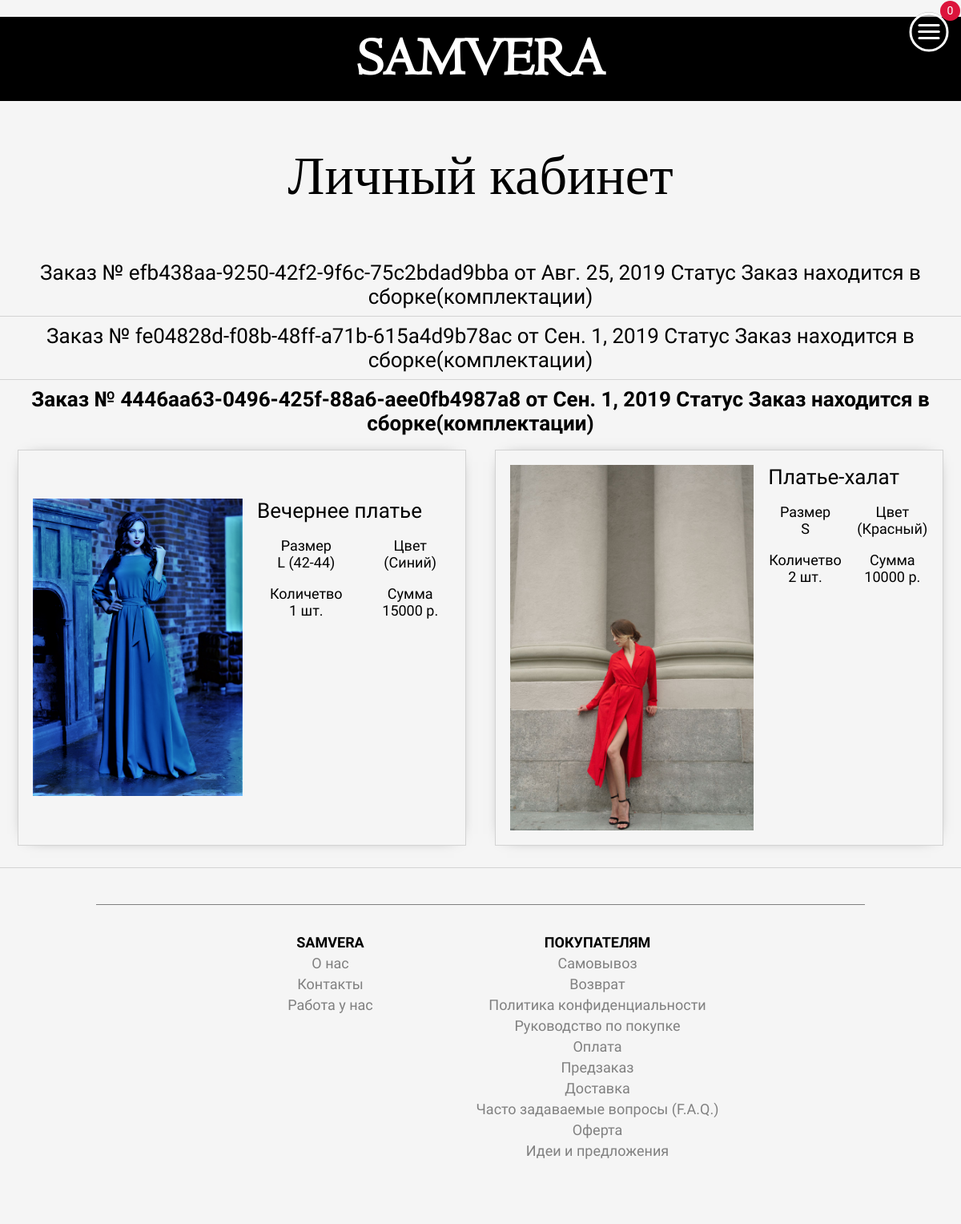
The page /kabinet/ (signed in) on the database its author committed.
### app/models.py (models this page shows, shortened)
class Orders(models.Model):
    client = models.ForeignKey(User, on_delete=models.CASCADE, related_name='orders')
    status = models.ForeignKey(StatusOrder, on_delete=models.DO_NOTHING)
    namber = models.UUIDField(default=uuid.uuid4)
    date_create = models.DateField("Дата создания заявки", auto_now_add=True)
    class Meta:
        verbose_name = "Заявка клиента"
        verbose_name_plural = "Заявки клиентов"

class StatusOrder(models.Model):
    kod = models.PositiveIntegerField("Код статуса", unique=True)
    text = models.TextField("Текстовое представление статуса")
    def __str__(self):
        return self.text

class OrderTovaryVariaciya(models.Model):
    ordertovar = models.ForeignKey(OrderTovary, on_delete=models.CASCADE, related_name="variacii")
    variaciya = models.ForeignKey('Variaciya', on_delete=models.DO_NOTHING, related_name="in_orders")
    count = models.PositiveIntegerField("Количество товара")
    def summ(self):
        return str(self.count * self.variaciya.tovar.cost)+' р.'
    class Meta:
        verbose_name = "Вариация товара"
        verbose_name_plural = "Выриации товаров"

class Variaciya(models.Model):
    tovar = models.ForeignKey(Tovar, on_delete=models.CASCADE, related_name='variacii')
    article = models.UUIDField(default=uuid.uuid4)
    color = ColorField('Цвет материала', default='#FF0000')
    color_text = models.CharField("Название цвета", max_length=25, default='Красный')
    size = models.TextField("Размер", default="S")
    obmer = models.TextField("Обмеры")
    model = models.TextField("Параметры модели")
    kolvo = models.SmallIntegerField("Количество на складах", default=0)
    def colortile_korz(self):
        if self.color:
            from django.utils.safestring import mark_safe
            return mark_safe(u'<div id="color-{2}" data-var="{2}"><div style="background-color: {0};" class="color"></div> <small>({1})</small></div>'.format(self.color, self.color_text, self.id))
        return 'пусто'
    @property
    def random_image(self):
        g = Gallery.objects.filter(product=self)[:1]
        return g[0].image
    class Meta:
        verbose_name = "Вариация товара"
        verbose_name_plural = "Вариации товаров"

class Gallery(models.Model):
    image = models.ImageField(upload_to='gallery/')
    product = models.ForeignKey(Variaciya, on_delete=models.CASCADE, related_name="gallery")
    def image_img(self):
        if self.image:
            from django.utils.safestring import mark_safe
            return mark_safe(u'<a href="{0}" target="_blank"><img src="{0}" width="100"/></a>'.format(self.image.url))
        else:
            return '(Нет изображения)'
    image_img.short_description = 'Картинка'
    image_img.allow_tags = True

class OrderTovary(models.Model):
    order = models.ForeignKey(Orders, on_delete=models.CASCADE, related_name="tovary")
    tovar = models.ForeignKey('Tovar', on_delete=models.DO_NOTHING, related_name="in_orders")
    class Meta:
        verbose_name = "Товар Заказа"
        verbose_name_plural = "Товары заказов"

class Tovar(models.Model):
    kod = models.UUIDField(default=uuid.uuid1)
    title = models.CharField("Нозвание изделия", max_length=50)
    descr = models.TextField("Описание товара")
    uhod = models.TextField("Уход за изделием")
    sebestoimost = models.PositiveIntegerField("Себестоимость товара")
    cost = models.PositiveIntegerField("Цена для клиента", default=5000)
    data_create = models.DateField("Дата добавления товара", auto_now_add=True)
    hidden = models.BooleanField("Видимость для покупателя", help_text="Признак видимости товара на сайте", default=True)
    class Meta:
        verbose_name = "Изделие"
        verbose_name_plural = "Изделия"

### app/views/views.py (the view, shortened to what this page needs)
# urls.py: path('kabinet/', views.kabinet, name='kabinet'),
def kabinet(request):
    if request.user.is_authenticated:
        title = "Личный кабинет"
        message = "Посмотрите исторю своих покупок, а также статус текущих заказов."
        orders = models.Orders.objects.filter(client=request.user.id)
        page = 'app/account/lk.html'
        assert isinstance(request, HttpRequest)
        return render(
            request,
            page,
            {
                'title':title,
                'message':message,
                'orders':orders,
                'year':year(),
            }
        )

### app/auth.py (called while the page is built)
    def get_user(self, user_id):
        try:
            return User.objects.get(pk=user_id)
        except User.DoesNotExist:
            return None

### app/views/views.py (called while the page is built)
def year():
    return "2019 - " + str(datetime.now().year)

### app/templates/app/account/lk.html (shortened to what this page needs)
{% extends "app/layout.html" %}
{% load staticfiles %}
{% block css %}
    <link rel="stylesheet" type="text/css" href="{% static 'app/content/css/info/info.css' %}" />
    <link rel="stylesheet" type="text/css" href="{% static 'app/content/css/catalog/catalog.css' %}" />
{% endblock %}
{% block content %}
<div class="main_screen">
    <div class="main_conteiner">
        <div class="main_title text-title-dark">{{title}}</div>
    </div>
</div>
<div class="order-content">
{% if orders.count > 0 %}
    <section class="ac-container">
      {% for item in orders %}
	    <div>
		  <label for="ac-{{ forloop.counter }}">Заказ № {{item.namber}} от {{item.date_create}} Статус {{item.status}}</label>
		  <article>
            <div class="cells ">
              {% for t in item.tovary.all %}
                {% for v in t.variacii.all %}
                    <div class="cell">
                        <div class="image"><img src="/media/{{ v.variaciya.random_image }}" alt="{{t.tovar.title}}" /></div>
                        <div class="name">{{t.tovar.title}}</div>
                        <div class="size">Размер <br />{{v.variaciya.size}}</div>
                        <div class="clr">Цвет <br />{{v.variaciya.colortile_korz}}</div>
                        <div class="count">Количетво <br />{{v.count}} шт.</div>
                        <div class="summ">Сумма <br />{{v.summ}}</div>
                    </div>
                {% endfor %}
              {% endfor %}
            </div>
		    </article>
	    </div>
      {% endfor %}
    </section>
{% else %}
    <p>У Вас ещё нет заказов.</p>
    <p>Посетите наш <a href="/catalog/">каталог</a> и закажите себе понравившиеся вещи!</p>
{% endif %}
</div>
{% endblock %}

### app/static/app/content/css/main.css (style rules this page uses)
* { font-family: Philosopher; padding: 0; margin: 0; -moz-box-sizing: border-box; -webkit-box-sizing: border-box; box-sizing: border-box; }
@media only screen and (min-width: 300px) { * { font-size: 16px; } }
@media only screen and (min-width: 480px) { * { font-size: 16px; } }
@media only screen and (min-width: 560px) { * { font-size: 16px; } }
@media only screen and (min-width: 640px) { * { font-size: 18px; } }
@media only screen and (min-width: 768px) { * { font-size: 18px; } }
@media only screen and (min-width: 1024px) { * { font-size: 18px; } }
body { margin: 0; background-color: whitesmoke; text-align: center; }
.main_screen { min-height: 10vh; padding: 3rem 0px; background-position: center; background-repeat: no-repeat; background-size: cover; background-attachment: fixed; display: flex; flex-direction: column; justify-content: center; position: relative; z-index: 1; }
.main_title { color: white; font-family: CENTAUR; }
@media only screen and (min-width: 300px) { .main_title { font-size: 30px; } }
@media only screen and (min-width: 480px) { .main_title { font-size: 30px; } }
@media only screen and (min-width: 560px) { .main_title { font-size: 32px; } }
@media only screen and (min-width: 640px) { .main_title { font-size: 32px; } }
@media only screen and (min-width: 768px) { .main_title { font-size: 68px; } }
@media only screen and (min-width: 1024px) { .main_title { font-size: 68px; } }
.text-title-dark { color: black; }

### app/static/app/content/css/info/info.css (style rules this page uses)
.ac-container > div { padding: .5rem; border-bottom: 1px solid lightgray; }
.ac-container label { cursor: pointer; font-weight: 400; }
@media only screen and (min-width: 300px) { .ac-container label { font-size: 20px; } }
@media only screen and (min-width: 480px) { .ac-container label { font-size: 20px; } }
@media only screen and (min-width: 560px) { .ac-container label { font-size: 22px; } }
@media only screen and (min-width: 640px) { .ac-container label { font-size: 24px; } }
@media only screen and (min-width: 768px) { .ac-container label { font-size: 26px; } }
@media only screen and (min-width: 1024px) { .ac-container label { font-size: 26px; } }
.ac-container article { overflow: hidden; max-height: 0px; position: relative; -webkit-transition: max-height 0.3s ease-in-out; -moz-transition: max-height 0.3s ease-in-out; -o-transition: max-height 0.3s ease-in-out; -ms-transition: max-height 0.3s ease-in-out; transition: max-height 0.3s ease-in-out; }
.ac-container input:checked + label, .ac-container input:checked + label:hover { font-weight: bold; -webkit-transition: font-weight 1s linear; -moz-transition: font-weight 1s linear; -o-transition: font-weight 1s linear; -ms-transition: font-weight 1s linear; transition: font-weight 1s linear; }
.ac-container input:checked ~ article { max-height: 999px; height: auto; padding: 1rem 0px; -webkit-transition: max-height 0.5s ease-in-out; -moz-transition: max-height 0.5s ease-in-out; -o-transition: max-height 0.5s ease-in-out; -ms-transition: max-height 0.5s ease-in-out; transition: max-height 0.5s ease-in-out; }

### rows shown on the page
Orders: namber "efb438aa-9250-42f2-9f6c-75c2bdad9bba", date_create "Авг. 25, 2019", status "Заказ находится в сборке(комплектации)"
Orders: namber "fe04828d-f08b-48ff-a71b-615a4d9b78ac", date_create "Сен. 1, 2019", status "Заказ находится в сборке(комплектации)"
Orders: namber "4446aa63-0496-425f-88a6-aee0fb4987a8", date_create "Сен. 1, 2019", status "Заказ находится в сборке(комплектации)"
OrderTovary: tovar "Вечернее платье"
OrderTovaryVariaciya: variaciya.random_image (picture), variaciya.size "L (42-44)", variaciya.colortile_korz "(Синий)", count "1", summ "15000 р."
OrderTovary: tovar "Платье-халат"
OrderTovaryVariaciya: variaciya.random_image (picture), variaciya.size "S", variaciya.colortile_korz "(Красный)", count "2", summ "10000 р."

### other values the page prints
{{ title }} "Личный кабинет"
